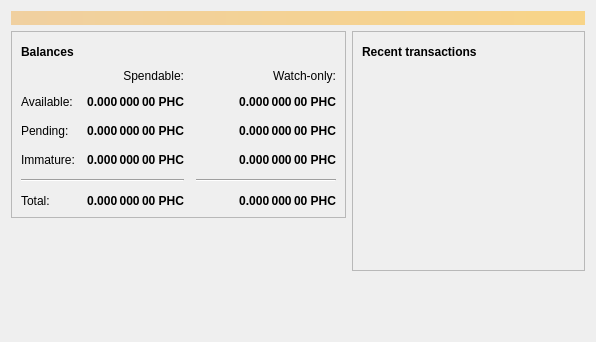
<?xml version="1.0" encoding="UTF-8"?>
<ui version="4.0">
 <class>OverviewPage</class>
 <widget class="QWidget" name="OverviewPage">
  <property name="geometry">
   <rect>
    <x>0</x>
    <y>0</y>
    <width>596</width>
    <height>342</height>
   </rect>
  </property>
  <property name="windowTitle">
   <string>Form</string>
  </property>
  <layout class="QVBoxLayout" name="topLayout">
   <item>
    <widget class="QLabel" name="labelAlerts">
     <property name="visible">
      <bool>false</bool>
     </property>
     <property name="styleSheet">
      <string notr="true">background-color: qlineargradient(x1: 0, y1: 0, x2: 1, y2: 0, stop:0 #F0D0A0, stop:1 #F8D488); color:#000000;</string>
     </property>
     <property name="wordWrap">
      <bool>true</bool>
     </property>
     <property name="margin">
      <number>3</number>
     </property>
    </widget>
   </item>
   <item>
    <layout class="QHBoxLayout" name="horizontalLayout" stretch="1,1">
     <item>
      <layout class="QVBoxLayout" name="verticalLayout_2">
       <item>
        <widget class="QFrame" name="frame">
         <property name="frameShape">
          <enum>QFrame::StyledPanel</enum>
         </property>
         <property name="frameShadow">
          <enum>QFrame::Raised</enum>
         </property>
         <layout class="QVBoxLayout" name="verticalLayout_4">
          <item>
           <layout class="QHBoxLayout" name="horizontalLayout_4">
            <item>
             <widget class="QLabel" name="label_5">
              <property name="font">
               <font>
                <weight>75</weight>
                <bold>true</bold>
               </font>
              </property>
              <property name="text">
               <string>Balances</string>
              </property>
             </widget>
            </item>
            <item>
             <widget class="QPushButton" name="labelWalletStatus">
              <property name="enabled">
               <bool>false</bool>
              </property>
              <property name="maximumSize">
               <size>
                <width>30</width>
                <height>16777215</height>
               </size>
              </property>
              <property name="toolTip">
               <string>The displayed information may be out of date. Your wallet automatically synchronizes with the Phtevencoin network after a connection is established, but this process has not completed yet.</string>
              </property>
              <property name="text">
               <string/>
              </property>
              <property name="icon">
               <iconset resource="../phtevencoin.qrc">
                <normaloff>:/icons/warning</normaloff>
                <disabledoff>:/icons/warning</disabledoff>:/icons/warning</iconset>
              </property>
              <property name="iconSize">
               <size>
                <width>24</width>
                <height>24</height>
               </size>
              </property>
              <property name="flat">
               <bool>true</bool>
              </property>
             </widget>
            </item>
            <item>
             <spacer name="horizontalSpacer_3">
              <property name="orientation">
               <enum>Qt::Horizontal</enum>
              </property>
              <property name="sizeHint" stdset="0">
               <size>
                <width>40</width>
                <height>20</height>
               </size>
              </property>
             </spacer>
            </item>
           </layout>
          </item>
          <item>
           <layout class="QGridLayout" name="gridLayout">
            <property name="spacing">
             <number>12</number>
            </property>
            <item row="2" column="2">
             <widget class="QLabel" name="labelWatchPending">
              <property name="font">
               <font>
                <weight>75</weight>
                <bold>true</bold>
               </font>
              </property>
              <property name="cursor">
               <cursorShape>IBeamCursor</cursorShape>
              </property>
              <property name="toolTip">
               <string>Unconfirmed transactions to watch-only addresses</string>
              </property>
              <property name="text">
               <string notr="true">0.000 000 00 PHC</string>
              </property>
              <property name="alignment">
               <set>Qt::AlignRight|Qt::AlignTrailing|Qt::AlignVCenter</set>
              </property>
              <property name="textInteractionFlags">
               <set>Qt::LinksAccessibleByMouse|Qt::TextSelectableByKeyboard|Qt::TextSelectableByMouse</set>
              </property>
             </widget>
            </item>
            <item row="2" column="1">
             <widget class="QLabel" name="labelUnconfirmed">
              <property name="font">
               <font>
                <weight>75</weight>
                <bold>true</bold>
               </font>
              </property>
              <property name="cursor">
               <cursorShape>IBeamCursor</cursorShape>
              </property>
              <property name="toolTip">
               <string>Total of transactions that have yet to be confirmed, and do not yet count toward the spendable balance</string>
              </property>
              <property name="text">
               <string notr="true">0.000 000 00 PHC</string>
              </property>
              <property name="alignment">
               <set>Qt::AlignRight|Qt::AlignTrailing|Qt::AlignVCenter</set>
              </property>
              <property name="textInteractionFlags">
               <set>Qt::LinksAccessibleByMouse|Qt::TextSelectableByKeyboard|Qt::TextSelectableByMouse</set>
              </property>
             </widget>
            </item>
            <item row="3" column="2">
             <widget class="QLabel" name="labelWatchImmature">
              <property name="font">
               <font>
                <weight>75</weight>
                <bold>true</bold>
               </font>
              </property>
              <property name="cursor">
               <cursorShape>IBeamCursor</cursorShape>
              </property>
              <property name="toolTip">
               <string>Mined balance in watch-only addresses that has not yet matured</string>
              </property>
              <property name="text">
               <string notr="true">0.000 000 00 PHC</string>
              </property>
              <property name="alignment">
               <set>Qt::AlignRight|Qt::AlignTrailing|Qt::AlignVCenter</set>
              </property>
              <property name="textInteractionFlags">
               <set>Qt::LinksAccessibleByMouse|Qt::TextSelectableByKeyboard|Qt::TextSelectableByMouse</set>
              </property>
             </widget>
            </item>
            <item row="4" column="0" colspan="2">
             <widget class="Line" name="line">
              <property name="orientation">
               <enum>Qt::Horizontal</enum>
              </property>
             </widget>
            </item>
            <item row="4" column="2">
             <widget class="Line" name="lineWatchBalance">
              <property name="sizePolicy">
               <sizepolicy hsizetype="Preferred" vsizetype="Fixed">
                <horstretch>0</horstretch>
                <verstretch>0</verstretch>
               </sizepolicy>
              </property>
              <property name="minimumSize">
               <size>
                <width>140</width>
                <height>0</height>
               </size>
              </property>
              <property name="orientation">
               <enum>Qt::Horizontal</enum>
              </property>
             </widget>
            </item>
            <item row="5" column="0">
             <widget class="QLabel" name="labelTotalText">
              <property name="text">
               <string>Total:</string>
              </property>
             </widget>
            </item>
            <item row="3" column="1">
             <widget class="QLabel" name="labelImmature">
              <property name="font">
               <font>
                <weight>75</weight>
                <bold>true</bold>
               </font>
              </property>
              <property name="cursor">
               <cursorShape>IBeamCursor</cursorShape>
              </property>
              <property name="toolTip">
               <string>Mined balance that has not yet matured</string>
              </property>
              <property name="text">
               <string notr="true">0.000 000 00 PHC</string>
              </property>
              <property name="alignment">
               <set>Qt::AlignRight|Qt::AlignTrailing|Qt::AlignVCenter</set>
              </property>
              <property name="textInteractionFlags">
               <set>Qt::LinksAccessibleByMouse|Qt::TextSelectableByKeyboard|Qt::TextSelectableByMouse</set>
              </property>
             </widget>
            </item>
            <item row="2" column="3">
             <spacer name="horizontalSpacer_2">
              <property name="orientation">
               <enum>Qt::Horizontal</enum>
              </property>
              <property name="sizeHint" stdset="0">
               <size>
                <width>40</width>
                <height>20</height>
               </size>
              </property>
             </spacer>
            </item>
            <item row="3" column="0">
             <widget class="QLabel" name="labelImmatureText">
              <property name="text">
               <string>Immature:</string>
              </property>
             </widget>
            </item>
            <item row="5" column="1">
             <widget class="QLabel" name="labelTotal">
              <property name="font">
               <font>
                <weight>75</weight>
                <bold>true</bold>
               </font>
              </property>
              <property name="cursor">
               <cursorShape>IBeamCursor</cursorShape>
              </property>
              <property name="toolTip">
               <string>Your current total balance</string>
              </property>
              <property name="text">
               <string notr="true">0.000 000 00 PHC</string>
              </property>
              <property name="alignment">
               <set>Qt::AlignRight|Qt::AlignTrailing|Qt::AlignVCenter</set>
              </property>
              <property name="textInteractionFlags">
               <set>Qt::LinksAccessibleByMouse|Qt::TextSelectableByKeyboard|Qt::TextSelectableByMouse</set>
              </property>
             </widget>
            </item>
            <item row="5" column="2">
             <widget class="QLabel" name="labelWatchTotal">
              <property name="font">
               <font>
                <weight>75</weight>
                <bold>true</bold>
               </font>
              </property>
              <property name="cursor">
               <cursorShape>IBeamCursor</cursorShape>
              </property>
              <property name="toolTip">
               <string>Current total balance in watch-only addresses</string>
              </property>
              <property name="text">
               <string notr="true">0.000 000 00 PHC</string>
              </property>
              <property name="alignment">
               <set>Qt::AlignRight|Qt::AlignTrailing|Qt::AlignVCenter</set>
              </property>
              <property name="textInteractionFlags">
               <set>Qt::LinksAccessibleByMouse|Qt::TextSelectableByKeyboard|Qt::TextSelectableByMouse</set>
              </property>
             </widget>
            </item>
            <item row="0" column="2">
             <widget class="QLabel" name="labelWatchonly">
              <property name="text">
               <string>Watch-only:</string>
              </property>
              <property name="alignment">
               <set>Qt::AlignRight|Qt::AlignTrailing|Qt::AlignVCenter</set>
              </property>
             </widget>
            </item>
            <item row="1" column="0">
             <widget class="QLabel" name="labelBalanceText">
              <property name="text">
               <string>Available:</string>
              </property>
             </widget>
            </item>
            <item row="1" column="1">
             <widget class="QLabel" name="labelBalance">
              <property name="font">
               <font>
                <weight>75</weight>
                <bold>true</bold>
               </font>
              </property>
              <property name="cursor">
               <cursorShape>IBeamCursor</cursorShape>
              </property>
              <property name="toolTip">
               <string>Your current spendable balance</string>
              </property>
              <property name="text">
               <string notr="true">0.000 000 00 PHC</string>
              </property>
              <property name="alignment">
               <set>Qt::AlignRight|Qt::AlignTrailing|Qt::AlignVCenter</set>
              </property>
              <property name="textInteractionFlags">
               <set>Qt::LinksAccessibleByMouse|Qt::TextSelectableByKeyboard|Qt::TextSelectableByMouse</set>
              </property>
             </widget>
            </item>
            <item row="1" column="2">
             <widget class="QLabel" name="labelWatchAvailable">
              <property name="font">
               <font>
                <weight>75</weight>
                <bold>true</bold>
               </font>
              </property>
              <property name="cursor">
               <cursorShape>IBeamCursor</cursorShape>
              </property>
              <property name="toolTip">
               <string>Your current balance in watch-only addresses</string>
              </property>
              <property name="text">
               <string notr="true">0.000 000 00 PHC</string>
              </property>
              <property name="alignment">
               <set>Qt::AlignRight|Qt::AlignTrailing|Qt::AlignVCenter</set>
              </property>
              <property name="textInteractionFlags">
               <set>Qt::LinksAccessibleByMouse|Qt::TextSelectableByKeyboard|Qt::TextSelectableByMouse</set>
              </property>
             </widget>
            </item>
            <item row="2" column="0">
             <widget class="QLabel" name="labelPendingText">
              <property name="text">
               <string>Pending:</string>
              </property>
             </widget>
            </item>
            <item row="0" column="1">
             <widget class="QLabel" name="labelSpendable">
              <property name="text">
               <string>Spendable:</string>
              </property>
              <property name="alignment">
               <set>Qt::AlignRight|Qt::AlignTrailing|Qt::AlignVCenter</set>
              </property>
             </widget>
            </item>
           </layout>
          </item>
         </layout>
        </widget>
       </item>
       <item>
        <spacer name="verticalSpacer">
         <property name="orientation">
          <enum>Qt::Vertical</enum>
         </property>
         <property name="sizeHint" stdset="0">
          <size>
           <width>20</width>
           <height>40</height>
          </size>
         </property>
        </spacer>
       </item>
      </layout>
     </item>
     <item>
      <layout class="QVBoxLayout" name="verticalLayout_3">
       <item>
        <widget class="QFrame" name="frame_2">
         <property name="frameShape">
          <enum>QFrame::StyledPanel</enum>
         </property>
         <property name="frameShadow">
          <enum>QFrame::Raised</enum>
         </property>
         <layout class="QVBoxLayout" name="verticalLayout">
          <item>
           <layout class="QHBoxLayout" name="horizontalLayout_2">
            <item>
             <widget class="QLabel" name="label_4">
              <property name="font">
               <font>
                <weight>75</weight>
                <bold>true</bold>
               </font>
              </property>
              <property name="text">
               <string>Recent transactions</string>
              </property>
             </widget>
            </item>
            <item>
             <widget class="QPushButton" name="labelTransactionsStatus">
              <property name="enabled">
               <bool>false</bool>
              </property>
              <property name="maximumSize">
               <size>
                <width>30</width>
                <height>16777215</height>
               </size>
              </property>
              <property name="toolTip">
               <string>The displayed information may be out of date. Your wallet automatically synchronizes with the Phtevencoin network after a connection is established, but this process has not completed yet.</string>
              </property>
              <property name="text">
               <string/>
              </property>
              <property name="icon">
               <iconset resource="../phtevencoin.qrc">
                <normaloff>:/icons/warning</normaloff>
                <disabledoff>:/icons/warning</disabledoff>:/icons/warning</iconset>
              </property>
              <property name="iconSize">
               <size>
                <width>24</width>
                <height>24</height>
               </size>
              </property>
              <property name="flat">
               <bool>true</bool>
              </property>
             </widget>
            </item>
            <item>
             <spacer name="horizontalSpacer">
              <property name="orientation">
               <enum>Qt::Horizontal</enum>
              </property>
              <property name="sizeHint" stdset="0">
               <size>
                <width>40</width>
                <height>20</height>
               </size>
              </property>
             </spacer>
            </item>
           </layout>
          </item>
          <item>
           <widget class="QListView" name="listTransactions">
            <property name="styleSheet">
             <string notr="true">QListView { background: transparent; }</string>
            </property>
            <property name="frameShape">
             <enum>QFrame::NoFrame</enum>
            </property>
            <property name="verticalScrollBarPolicy">
             <enum>Qt::ScrollBarAlwaysOff</enum>
            </property>
            <property name="horizontalScrollBarPolicy">
             <enum>Qt::ScrollBarAlwaysOff</enum>
            </property>
            <property name="selectionMode">
             <enum>QAbstractItemView::NoSelection</enum>
            </property>
           </widget>
          </item>
         </layout>
        </widget>
       </item>
       <item>
        <spacer name="verticalSpacer_2">
         <property name="orientation">
          <enum>Qt::Vertical</enum>
         </property>
         <property name="sizeHint" stdset="0">
          <size>
           <width>20</width>
           <height>40</height>
          </size>
         </property>
        </spacer>
       </item>
      </layout>
     </item>
    </layout>
   </item>
  </layout>
 </widget>
 <resources/>
 <connections/>
</ui>
